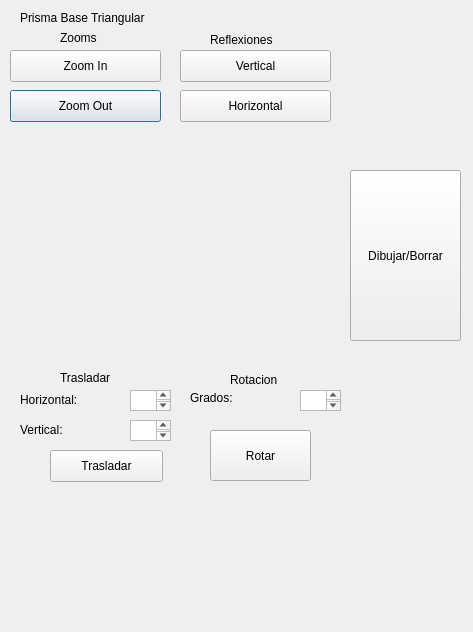
<?xml version="1.0" encoding="UTF-8"?>
<ui version="4.0">
 <class>prismabasetrian</class>
 <widget class="QDialog" name="prismabasetrian">
  <property name="geometry">
   <rect>
    <x>0</x>
    <y>0</y>
    <width>473</width>
    <height>632</height>
   </rect>
  </property>
  <property name="windowTitle">
   <string>Dialog</string>
  </property>
  <widget class="QLabel" name="label">
   <property name="geometry">
    <rect>
     <x>20</x>
     <y>10</y>
     <width>191</width>
     <height>16</height>
    </rect>
   </property>
   <property name="text">
    <string>Prisma Base Triangular</string>
   </property>
  </widget>
  <widget class="QPushButton" name="pushButton_5">
   <property name="geometry">
    <rect>
     <x>10</x>
     <y>90</y>
     <width>151</width>
     <height>32</height>
    </rect>
   </property>
   <property name="text">
    <string>Zoom Out</string>
   </property>
  </widget>
  <widget class="QPushButton" name="pushButton">
   <property name="enabled">
    <bool>true</bool>
   </property>
   <property name="geometry">
    <rect>
     <x>350</x>
     <y>170</y>
     <width>111</width>
     <height>171</height>
    </rect>
   </property>
   <property name="text">
    <string>Dibujar/Borrar</string>
   </property>
  </widget>
  <widget class="QPushButton" name="pushButton_4">
   <property name="geometry">
    <rect>
     <x>10</x>
     <y>50</y>
     <width>151</width>
     <height>32</height>
    </rect>
   </property>
   <property name="text">
    <string>Zoom In</string>
   </property>
  </widget>
  <widget class="QPushButton" name="pushButton_7">
   <property name="geometry">
    <rect>
     <x>180</x>
     <y>50</y>
     <width>151</width>
     <height>32</height>
    </rect>
   </property>
   <property name="text">
    <string>Vertical</string>
   </property>
  </widget>
  <widget class="QTextEdit" name="boxXinicio">
   <property name="geometry">
    <rect>
     <x>130</x>
     <y>420</y>
     <width>41</width>
     <height>21</height>
    </rect>
   </property>
  </widget>
  <widget class="QLabel" name="label_5">
   <property name="geometry">
    <rect>
     <x>190</x>
     <y>390</y>
     <width>51</width>
     <height>16</height>
    </rect>
   </property>
   <property name="text">
    <string>Grados:</string>
   </property>
  </widget>
  <widget class="QPushButton" name="pushButton_3">
   <property name="geometry">
    <rect>
     <x>210</x>
     <y>430</y>
     <width>101</width>
     <height>51</height>
    </rect>
   </property>
   <property name="text">
    <string>Rotar</string>
   </property>
  </widget>
  <widget class="QLabel" name="label_4">
   <property name="geometry">
    <rect>
     <x>20</x>
     <y>390</y>
     <width>81</width>
     <height>20</height>
    </rect>
   </property>
   <property name="text">
    <string>Horizontal:</string>
   </property>
  </widget>
  <widget class="QLabel" name="label_9">
   <property name="geometry">
    <rect>
     <x>210</x>
     <y>30</y>
     <width>81</width>
     <height>20</height>
    </rect>
   </property>
   <property name="text">
    <string>Reflexiones</string>
   </property>
  </widget>
  <widget class="QLabel" name="label_10">
   <property name="geometry">
    <rect>
     <x>230</x>
     <y>370</y>
     <width>81</width>
     <height>20</height>
    </rect>
   </property>
   <property name="text">
    <string>Rotacion</string>
   </property>
  </widget>
  <widget class="QLabel" name="label_6">
   <property name="geometry">
    <rect>
     <x>20</x>
     <y>420</y>
     <width>91</width>
     <height>20</height>
    </rect>
   </property>
   <property name="text">
    <string>Vertical:</string>
   </property>
  </widget>
  <widget class="QPushButton" name="pushButton_2">
   <property name="geometry">
    <rect>
     <x>50</x>
     <y>450</y>
     <width>113</width>
     <height>32</height>
    </rect>
   </property>
   <property name="text">
    <string>Trasladar</string>
   </property>
  </widget>
  <widget class="QPushButton" name="pushButton_6">
   <property name="geometry">
    <rect>
     <x>180</x>
     <y>90</y>
     <width>151</width>
     <height>32</height>
    </rect>
   </property>
   <property name="text">
    <string>Horizontal</string>
   </property>
  </widget>
  <widget class="QLabel" name="label_8">
   <property name="geometry">
    <rect>
     <x>60</x>
     <y>370</y>
     <width>71</width>
     <height>16</height>
    </rect>
   </property>
   <property name="text">
    <string>Trasladar</string>
   </property>
  </widget>
  <widget class="QTextEdit" name="boxGrados">
   <property name="geometry">
    <rect>
     <x>300</x>
     <y>390</y>
     <width>41</width>
     <height>21</height>
    </rect>
   </property>
  </widget>
  <widget class="QTextEdit" name="boxYinicio">
   <property name="geometry">
    <rect>
     <x>130</x>
     <y>390</y>
     <width>41</width>
     <height>21</height>
    </rect>
   </property>
  </widget>
  <widget class="QLabel" name="label_11">
   <property name="geometry">
    <rect>
     <x>60</x>
     <y>30</y>
     <width>60</width>
     <height>16</height>
    </rect>
   </property>
   <property name="text">
    <string>Zooms</string>
   </property>
  </widget>
 </widget>
 <resources/>
 <connections/>
</ui>
